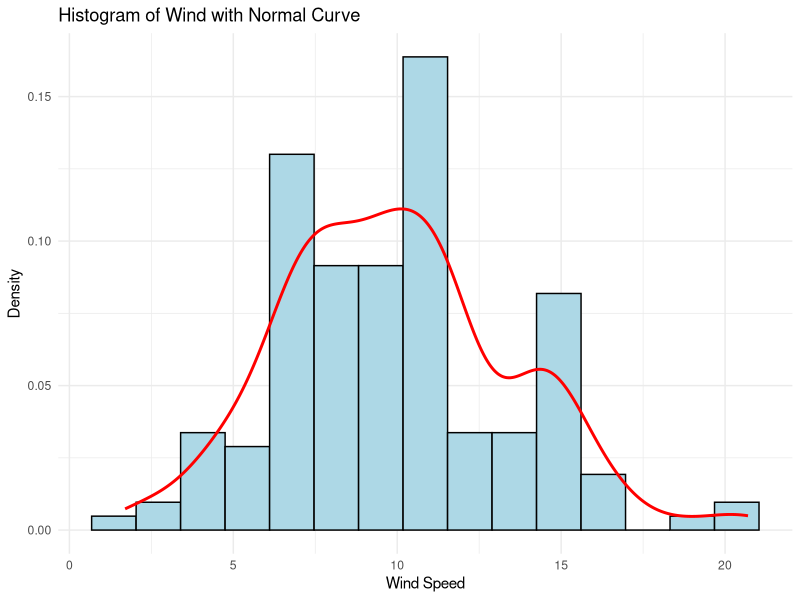
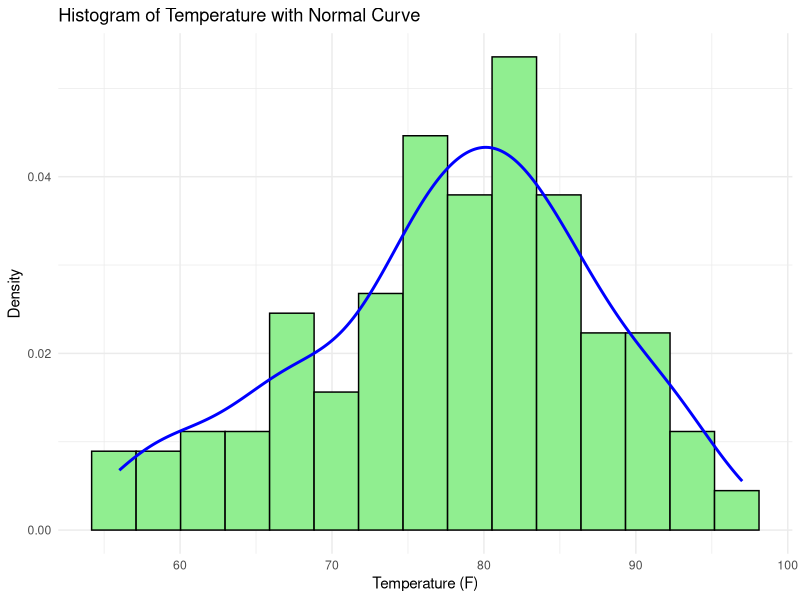
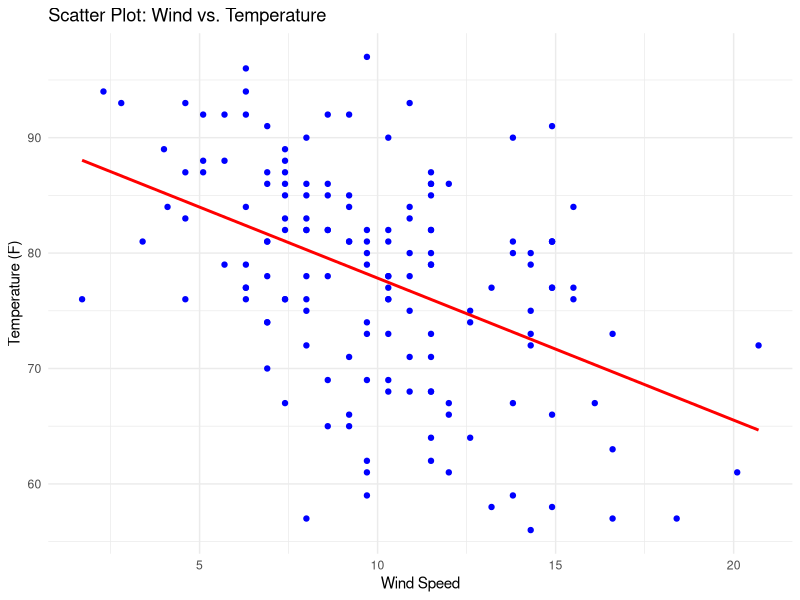
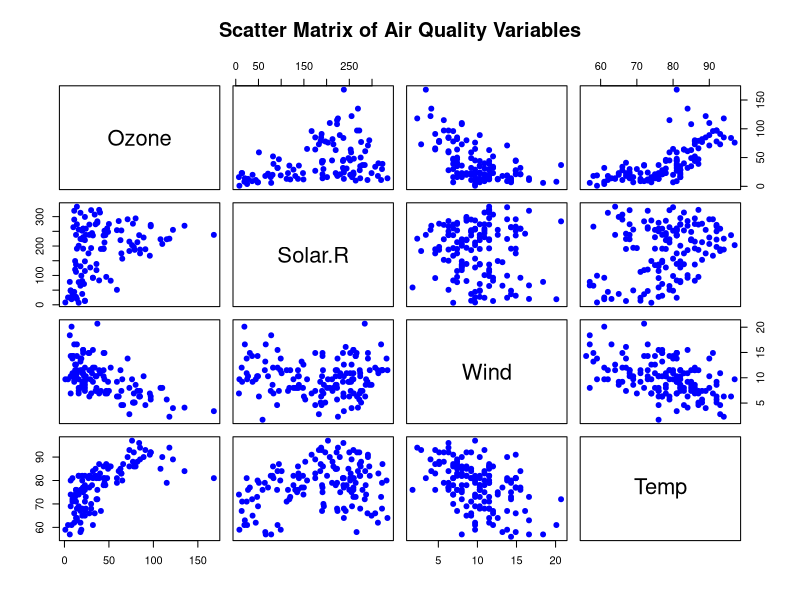
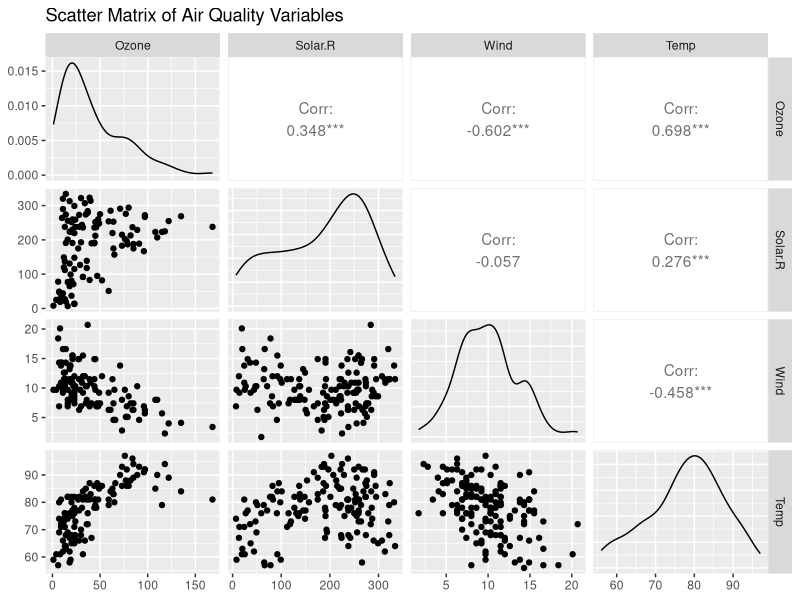
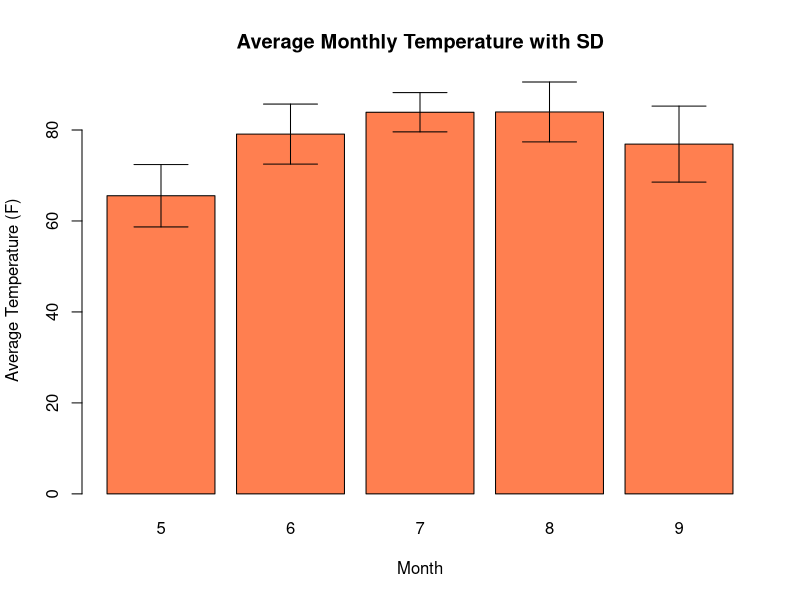

Here is the R script that generated these plots, in order:
# Load required libraries
library(ggplot2)
library(GGally)  # For scatter matrix
library(gplots)  # For barplot2

# Load dataset
data("airquality")

### 1. Histogram with Normal Curve for Wind
ggplot(airquality, aes(x = Wind)) +
  geom_histogram(aes(y = ..density..), bins = 15, fill = "lightblue", color = "black") +
  geom_density(color = "red", linewidth = 1) +
  labs(title = "Histogram of Wind with Normal Curve", x = "Wind Speed", y = "Density") +
  theme_minimal()

### 2. Histogram with Normal Curve for Temp
ggplot(airquality, aes(x = Temp)) +
  geom_histogram(aes(y = ..density..), bins = 15, fill = "lightgreen", color = "black") +
  geom_density(color = "blue", linewidth = 1) +
  labs(title = "Histogram of Temperature with Normal Curve", x = "Temperature (F)", y = "Density") +
  theme_minimal()

### 3. Scatter Plot of Wind vs. Temp
ggplot(airquality, aes(x = Wind, y = Temp)) +
  geom_point(color = "blue") +
  geom_smooth(method = "lm", color = "red", se = FALSE) +
  labs(title = "Scatter Plot: Wind vs. Temperature", x = "Wind Speed", y = "Temperature (F)") +
  theme_minimal()

### 4. Scatter Matrix for Ozone, Solar.R, Wind, and Temp
pairs(airquality[, c("Ozone", "Solar.R", "Wind", "Temp")], 
      main = "Scatter Matrix of Air Quality Variables", 
      col = "blue", pch = 19)

# Alternatively, using GGally:
ggpairs(airquality[, c("Ozone", "Solar.R", "Wind", "Temp")]) + 
  labs(title = "Scatter Matrix of Air Quality Variables")

### 5. Bar Plot of Average Monthly Temperature with SD
means_temp = tapply(airquality$Temp, airquality$Month, mean)
SD_temp = tapply(airquality$Temp, airquality$Month, sd)

barplot2(means_temp, beside = TRUE, col = "coral", 
         plot.ci = TRUE, ci.u = means_temp + SD_temp, ci.l = means_temp - SD_temp,
         xlab = "Month", ylab = "Average Temperature (F)", 
         main = "Average Monthly Temperature with SD")
